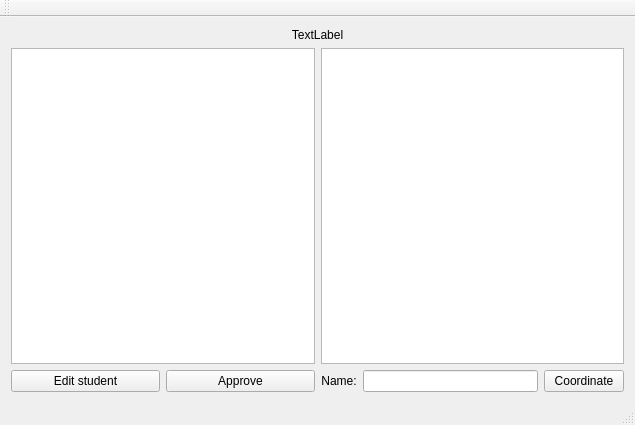
<?xml version="1.0" encoding="UTF-8"?>
<ui version="4.0">
 <class>BachelorThesisClass</class>
 <widget class="QMainWindow" name="BachelorThesisClass">
  <property name="geometry">
   <rect>
    <x>0</x>
    <y>0</y>
    <width>635</width>
    <height>425</height>
   </rect>
  </property>
  <property name="windowTitle">
   <string>BachelorThesis</string>
  </property>
  <widget class="QWidget" name="centralWidget">
   <layout class="QVBoxLayout" name="verticalLayout_3">
    <item>
     <widget class="QLabel" name="titleLabel">
      <property name="text">
       <string>TextLabel</string>
      </property>
      <property name="alignment">
       <set>Qt::AlignCenter</set>
      </property>
     </widget>
    </item>
    <item>
     <layout class="QHBoxLayout" name="horizontalLayout_4">
      <item>
       <layout class="QVBoxLayout" name="verticalLayout">
        <item>
         <widget class="QListWidget" name="coordinatedList"/>
        </item>
        <item>
         <layout class="QHBoxLayout" name="horizontalLayout_2">
          <item>
           <widget class="QPushButton" name="editButton">
            <property name="text">
             <string>Edit student</string>
            </property>
           </widget>
          </item>
          <item>
           <widget class="QPushButton" name="approveButton">
            <property name="text">
             <string>Approve</string>
            </property>
           </widget>
          </item>
         </layout>
        </item>
       </layout>
      </item>
      <item>
       <layout class="QVBoxLayout" name="verticalLayout_2">
        <item>
         <widget class="QListWidget" name="allStudentsList"/>
        </item>
        <item>
         <layout class="QHBoxLayout" name="horizontalLayout_3">
          <item>
           <layout class="QHBoxLayout" name="horizontalLayout">
            <item>
             <widget class="QLabel" name="searchLabel">
              <property name="text">
               <string>Name:</string>
              </property>
              <property name="alignment">
               <set>Qt::AlignCenter</set>
              </property>
             </widget>
            </item>
            <item>
             <widget class="QLineEdit" name="searchLineEdit"/>
            </item>
           </layout>
          </item>
          <item>
           <widget class="QPushButton" name="addStudent">
            <property name="text">
             <string>Coordinate</string>
            </property>
           </widget>
          </item>
         </layout>
        </item>
       </layout>
      </item>
     </layout>
    </item>
   </layout>
  </widget>
  <widget class="QMenuBar" name="menuBar">
   <property name="geometry">
    <rect>
     <x>0</x>
     <y>0</y>
     <width>635</width>
     <height>22</height>
    </rect>
   </property>
  </widget>
  <widget class="QToolBar" name="mainToolBar">
   <attribute name="toolBarArea">
    <enum>TopToolBarArea</enum>
   </attribute>
   <attribute name="toolBarBreak">
    <bool>false</bool>
   </attribute>
  </widget>
  <widget class="QStatusBar" name="statusBar"/>
 </widget>
 <layoutdefault spacing="6" margin="11"/>
 <resources>
  <include location="BachelorThesis.qrc"/>
 </resources>
 <connections>
  <connection>
   <sender>searchLineEdit</sender>
   <signal>textChanged(QString)</signal>
   <receiver>BachelorThesisClass</receiver>
   <slot>changeSearch()</slot>
   <hints>
    <hint type="sourcelabel">
     <x>540</x>
     <y>390</y>
    </hint>
    <hint type="destinationlabel">
     <x>859</x>
     <y>296</y>
    </hint>
   </hints>
  </connection>
  <connection>
   <sender>addStudent</sender>
   <signal>clicked()</signal>
   <receiver>BachelorThesisClass</receiver>
   <slot>addCoordinate()</slot>
   <hints>
    <hint type="sourcelabel">
     <x>579</x>
     <y>382</y>
    </hint>
    <hint type="destinationlabel">
     <x>612</x>
     <y>399</y>
    </hint>
   </hints>
  </connection>
  <connection>
   <sender>approveButton</sender>
   <signal>clicked()</signal>
   <receiver>BachelorThesisClass</receiver>
   <slot>approveThesis()</slot>
   <hints>
    <hint type="sourcelabel">
     <x>218</x>
     <y>380</y>
    </hint>
    <hint type="destinationlabel">
     <x>245</x>
     <y>399</y>
    </hint>
   </hints>
  </connection>
  <connection>
   <sender>editButton</sender>
   <signal>clicked()</signal>
   <receiver>BachelorThesisClass</receiver>
   <slot>updateStudent()</slot>
   <hints>
    <hint type="sourcelabel">
     <x>51</x>
     <y>382</y>
    </hint>
    <hint type="destinationlabel">
     <x>36</x>
     <y>403</y>
    </hint>
   </hints>
  </connection>
 </connections>
 <slots>
  <slot>changeSearch()</slot>
  <slot>addCoordinate()</slot>
  <slot>approveThesis()</slot>
  <slot>updateStudent()</slot>
 </slots>
</ui>
